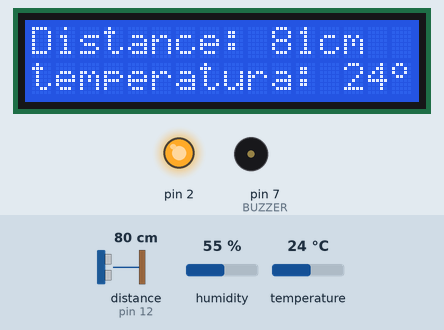
Bench run of a sketch on a simulated Arduino Uno, built with avr-gcc and run on an emulated ATmega328P. Shown: 16×2 character LCD, output pins drawn as LEDs (lit = HIGH), buzzer (waves = sounding). The test bench sets the inputs (shaded band); at power-on: temperature 24 °C, distance to the obstacle (sensor on pin 12) 80 cm, humidity 55 %. The echo pulse lasts 58.3 µs per cm; what the sketch prints to the serial monitor is not drawn.

Above: at 1.2 s.
1.3 s: temperature set to 11 °C
At 2.7 s:
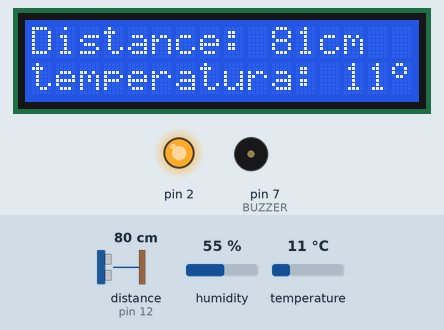
3.0 s: temperature set to 8 °C
At 4.3 s:
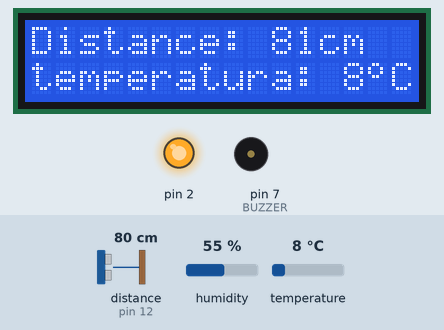
4.6 s: distance to the obstacle (sensor on pin 12) set to 11 cm
At 6.0 s:
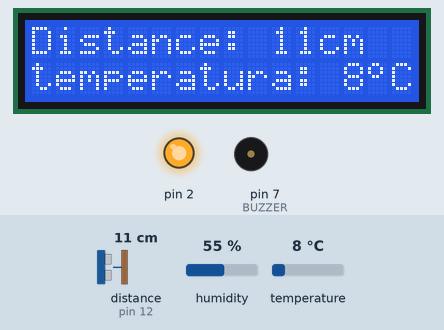
6.4 s: distance to the obstacle (sensor on pin 12) set to 8 cm
At 7.8 s:
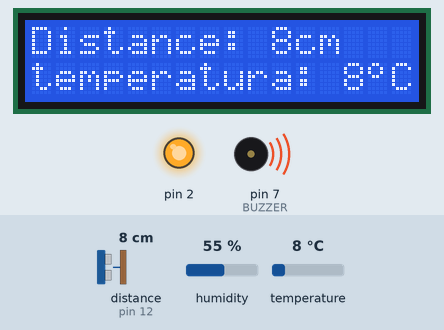
8.1 s: temperature set to 12 °C
At 8.5 s:
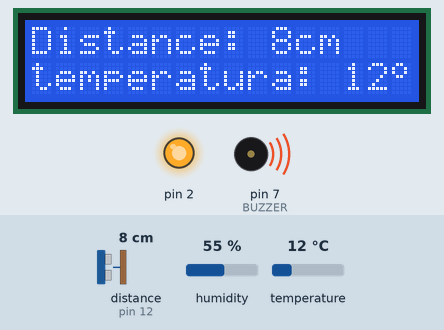
9.6 s: distance to the obstacle (sensor on pin 12) set to 2 cm
At 10.3 s:
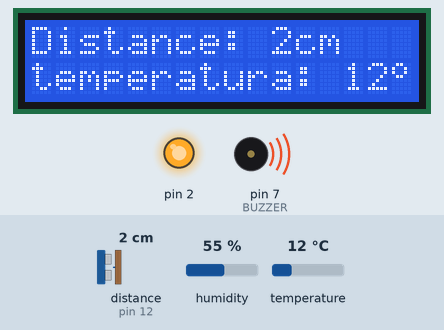
Timing chart, 0 to 12.1 s (numbered marks = the images above; inputs shaded):
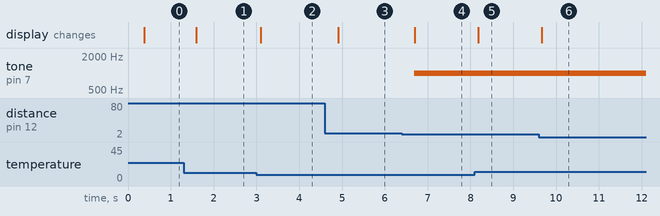

Measured:
- the behaviour switches between 10 and 9 °C on temperature (found by bisection; images 1 and 2)
- the behaviour switches between 10 and 9 cm on distance to the obstacle (sensor on pin 12) (found by bisection; images 3 and 4)
- after the input at 1.3 s, the display: changes after 0.29 s (image 1)
- after the input at 3.0 s, the display: changes after 0.11 s (image 2)
- after the input at 4.6 s, the display: changes after 0.31 s (image 3)
- after the input at 6.4 s, tone on pin 7 (BUZZER): silent → 1000 Hz after 0.29 s; the display: changes after 0.29 s (image 4)
- after the input at 8.1 s, the display: changes after 0.08 s (image 5)
- after the input at 9.6 s, the display: changes after 0.06 s (image 6)

The sketch:

LCD_dist_e_temp.ino
```cpp
#include <dht.h>

#include <Wire.h>
#include <LiquidCrystal_I2C.h>
#include <NewPing.h>


#define data_pin 5 // pino de dados

dht sensor; // objeto "dht"

int temperatura = 0x00;
#define BUZZER 7
#define TRIG 13
#define ECHO 12
#define MAX_DISTANCE 300

NewPing sonar(TRIG, ECHO, MAX_DISTANCE);
unsigned int distance;

LiquidCrystal_I2C lcd(0x27,16,2);

byte customChar[] = {
  B01100,
  B10010,
  B10010,
  B01100,
  B00000,
  B00000,
  B00000,
  B00000
};

void setup()
{
  Serial.begin(9600);
  pinMode(BUZZER, OUTPUT);
  pinMode(2, OUTPUT);
  digitalWrite(2, HIGH);
  lcd.init();
  lcd.backlight();
  lcd.setCursor(0,0);
  lcd.print("Distance:");
  lcd.createChar(0, customChar);
}


void loop(){
  delay(250);
  dist();
  temp();
  prnt();
}

void temp(){
  sensor.read11(data_pin);
  temperatura = sensor.temperature;
  lcd.setCursor(0,1);
  lcd.print("temperatura: ");
  lcd.print(temperatura);
  Serial.println(temperatura);
  lcd.write(0);
  lcd.print("C");
}

void dist(){
  distance = sonar.ping_cm();    //centimeter
  //distance = sonar.ping_in();    //inch
}

void prnt(){
  if(distance>0){
    if(distance < 10){
      tone(BUZZER, 1000);
    }else{
      noTone(BUZZER);
    }

    lcd.setCursor(10,0);
    lcd.print(distance);
    lcd.print("cm   ");     //centimeter
    //lcd.print("in   ");     //inch
  }
}
```
